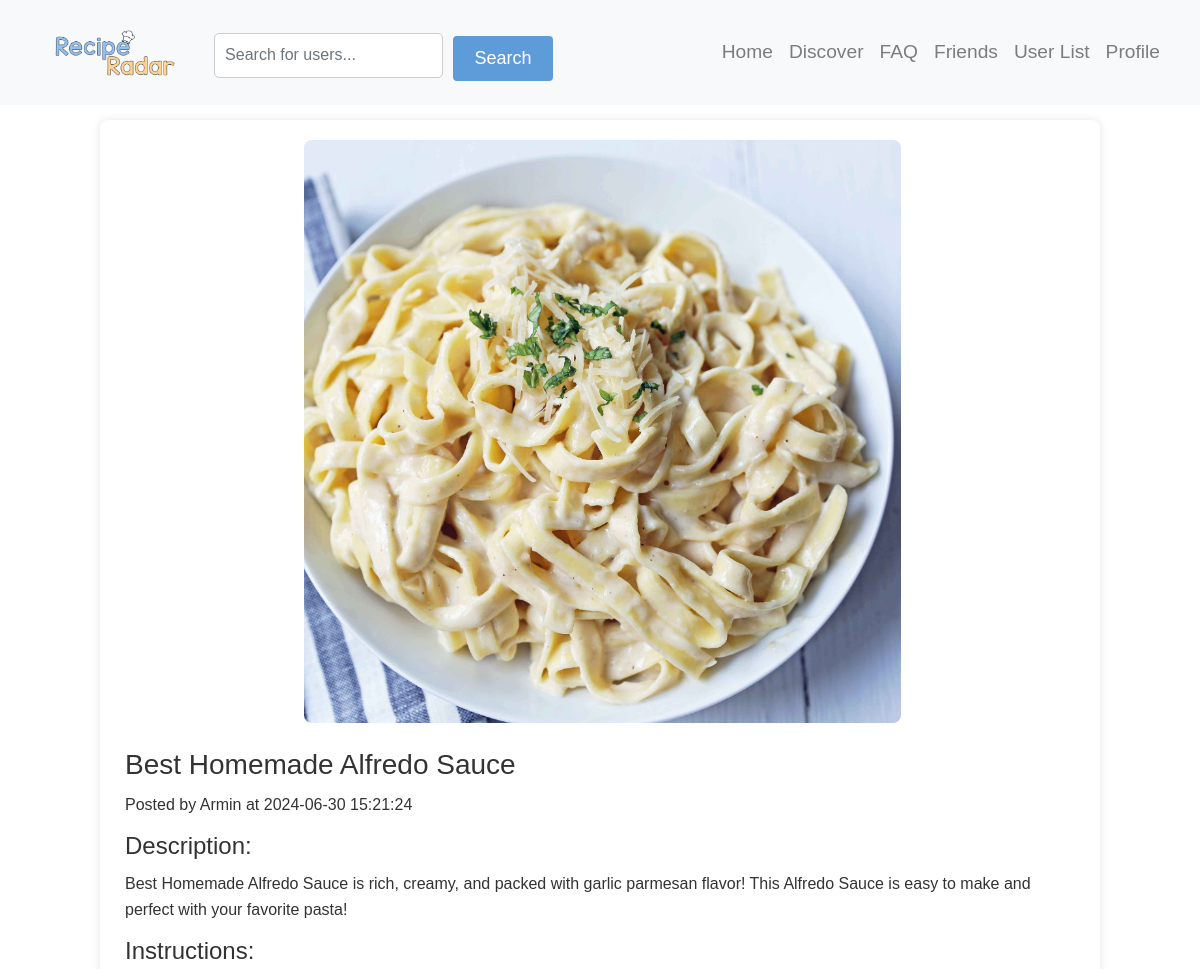
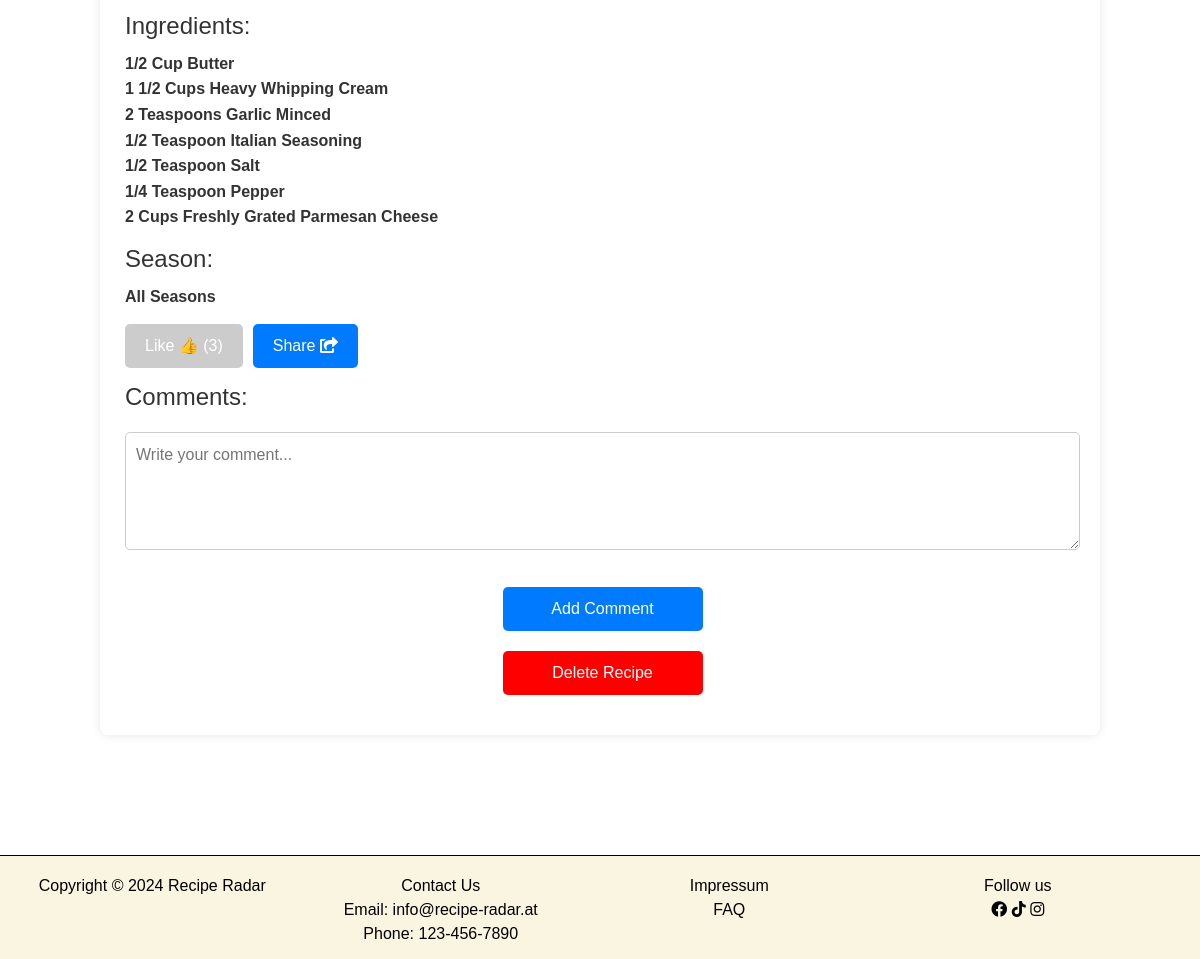
Page /recipe_detail.php?postID=31 (signed in) on the committed database (2 pictures, top to bottom).
### tables this page shows
CREATE TABLE `posts` (
  `postID` int(20) NOT NULL,
  `authorID` int(20) NOT NULL,
  `category` varchar(60) NOT NULL,
  `title` varchar(255) NOT NULL,
  `content` text DEFAULT NULL,
  `instructions` text DEFAULT NULL,
  `season` varchar(50) NOT NULL DEFAULT 'All Seasons',
  `ingredients` text DEFAULT NULL,
  `picPath` varchar(50) DEFAULT NULL,
  `postDate` timestamp NULL DEFAULT current_timestamp()
);

CREATE TABLE `users` (
  `userID` int(20) NOT NULL,
  `type` text NOT NULL DEFAULT 'normal',
  `salutation` varchar(50) DEFAULT NULL,
  `firstName` varchar(50) NOT NULL,
  `middleName` varchar(50) DEFAULT NULL,
  `lastName` varchar(50) NOT NULL,
  `userName` varchar(30) NOT NULL,
  `email` varchar(100) NOT NULL,
  `password` varchar(255) NOT NULL,
  `birthDate` date NOT NULL,
  `profilePicture` varchar(255) DEFAULT NULL
);

### recipe_detail.php (the view, shortened to what this page needs)
<?php
include('config/db_connect.php');
?>
<!DOCTYPE html>
<html>
<head>
    <?php include('components/head.php'); ?>
</head>
<body>
    <?php include('components/navigation.php'); ?>
    <main>
        <div class="profile-row">
            <div class="container">
                <section>
                    <?php
                    if (isset($_GET['postID'])) {
                        $postID = $_GET['postID'];
                        $sql = "SELECT posts.*, users.firstname,
                                (SELECT COUNT(*) FROM likes WHERE likes.postID = posts.postID) as likeCount,
                                (SELECT COUNT(*) FROM likes WHERE likes.postID = posts.postID AND likes.userID = {$_SESSION['currentSession']['userID']}) as userLiked
                                FROM posts
                                INNER JOIN users ON posts.authorID = users.userID
                                WHERE postID = $postID";
                        $result = $conn->query($sql);
                        if ($result->num_rows > 0) {
                            $row = $result->fetch_assoc();
                            $title = $row["title"];
                            $authorFirstName = $row["firstname"];
                            $postDate = $row["postDate"];
                            $content = $row["content"];
                            $ingredients = nl2br($row["ingredients"]);
                            $picPath = str_replace('../', '', $row["picPath"]);
                            $season = $row["season"];
                            $likeCount = $row["likeCount"];
                            $userLiked = $row["userLiked"];
                            echo '<div class="recipe-detail">';
                            if (!empty($picPath)) {
                                echo '<img src="' . $picPath . '" class="recipe-image" alt="Recipe Picture">';
                            }
                            echo '<h2>' . $title . '</h2>';
                            echo '<p>Posted by ' . $authorFirstName . ' at ' . $postDate . '</p>';
                            echo '<h3>Description:</h3>';
                            echo '<p>' . $content . '</p>';
                            echo '<h3>Instructions:</h3>';
                            echo '<h3>Ingredients:</h3>';
                            echo '<p class="ingredients">' . $ingredients . '</p>';
                            echo '<h3>Season:</h3>';
                            echo '<p class="season">' . $season . '</p>';
                            echo '<button id="like-button" class="like-button ' . ($userLiked ? 'liked' : '') . '">Like ' . ($userLiked ? '👍' : '👍') . ' (' . $likeCount . ')</button>';
                            echo '<button id="share-button" class="share-button">Share ';
                            echo '<i class="fas fa-share-square"></i>';
                            echo '</button>';
                            echo '<div id="comments-section">';
                            echo '<h3>Comments:</h3>';
                            if (isset($_SESSION['currentSession']['userName'])) {
                                echo '<form id="comment-form">';
                                echo '<textarea id="comment-content" name="content" rows="4" placeholder="Write your comment..." required></textarea><br>';
                                echo '<button type="submit" class="delete-button">Add Comment</button>';
                                echo '</form>';
                            } else {
                                echo '<p><a href="login.php">Log in</a> to add comments.</p>';
                            }
                            echo '</div>';
                            if (isset($_SESSION['currentSession']['userName']) && ($_SESSION['currentSession']['userName'] === 'admin' || $_SESSION['currentSession']['userID'] == $row['authorID'])) {
                                echo '<form action="services/delete_recipe_service.php" method="POST" onsubmit="return confirm(\'Are you sure you want to delete this recipe?\');">';
                                echo '<button type="submit" class="delete-button">Delete Recipe</button>';
                                echo '</form>';
                            }
                            echo '</div>';
                        } else {
                            echo "Recipe not found.";
                        }
                    } else {
                        echo "PostID parameter not provided.";
                    }
                    ?>
                </section>
            </div>
        </div>
        <?php include('components/footer.php'); ?>
    </main>
</body>
</html>

### resources/css/style.css (style rules this page uses)
body { margin: 0; padding: 0; }
.container { max-width: 1000px; margin: 0 auto; padding: 20px; background-color: #fff; border-radius: 5px; box-shadow: 0 2px 5px rgba(0, 0, 0, 0.1); }
form { margin-top: 20px; }
input[type="text"], textarea { width: 100%; padding: 10px; margin-bottom: 15px; border: 1px solid #ccc; border-radius: 5px; box-sizing: border-box; }
body { margin: 0; font-family: 'Segoe UI', Tahoma, Geneva, Verdana, sans-serif; background-color: white; height: 100vh; }

### resources/css/recipe_detail.css (style rules this page uses)
body { background-image: url('../../pictures/bg-2.jpeg'); background-size: cover; font-family: Arial, sans-serif; color: #333; margin: 0; padding: 0; }
.profile-row { max-width: 1400px; margin: 120px auto; padding: 0 20px; }
.container { margin: 10px auto; background-color: #fff; border-radius: 8px; box-shadow: 0 0 10px rgba(0, 0, 0, 0.1); padding: 20px; }
.recipe-detail { margin-bottom: 20px; }
.recipe-image { max-width: 100%; height: auto; border-radius: 8px; margin-bottom: 10px; display: block; margin-left: auto; margin-right: auto; }
.recipe-detail h2 { font-size: 28px; margin-bottom: 10px; margin-top: 25px; color: #333; }
.recipe-detail h3 { font-size: 24px; margin-bottom: 10px; margin-top: 15px; color: #333; }
.recipe-detail p { font-size: 16px; line-height: 1.6; color: #333; margin-bottom: 15px; }
.recipe-detail p.ingredients { font-weight: 600; }
.recipe-detail p.season { font-weight: 600; }
.delete-button { display: block; width: 100%; max-width: 200px; margin: 20px auto; padding: 10px 20px; background-color: #ff0000; color: #fff; border: none; border-radius: 5px; font-size: 16px; cursor: pointer; text-align: center; }
.like-button { display: inline-block; padding: 10px 20px; background-color: #ccc; color: #fff; border: none; border-radius: 5px; font-size: 16px; cursor: pointer; }

### recipe_detail.php (style rules this page uses)
body { background-image: url('pictures/bg-2.jpeg'); background-size: cover; font-family: Arial, sans-serif; color: #333; margin: 0; padding: 0; }
.profile-row { max-width: 1400px; margin: 120px auto; padding: 0 20px; }
.container { margin: 10px auto; background-color: #fff; border-radius: 8px; box-shadow: 0 0 10px rgba(0, 0, 0, 0.1); padding: 20px; }
.recipe-detail { margin-left: 5px; margin-bottom: 20px; }
.recipe-image { max-width: 100%; height: auto; border-radius: 8px; margin-bottom: 10px; display: block; margin-left: auto; margin-right: auto; }
.recipe-detail h2 { font-size: 28px; margin-bottom: 10px; margin-top: 25px; color: #333; }
.recipe-detail h3 { font-size: 24px; margin-bottom: 10px; margin-top: 15px; color: #333; }
.recipe-detail p { font-size: 16px; line-height: 1.6; color: #333; }
.recipe-detail p.ingredients { font-weight: 600; color: #333; margin-bottom: 15px; }
.recipe-detail p.season { font-weight: 600; color: #333; margin-bottom: 15px; }
.delete-button { display: block; width: 100%; max-width: 200px; margin: 20px auto; padding: 10px 20px; background-color: #ff0000; color: #fff; border: none; border-radius: 5px; font-size: 16px; cursor: pointer; }
.like-button { display: inline-block; padding: 10px 20px; background-color: #ccc; color: #fff; border: none; border-radius: 5px; font-size: 16px; cursor: pointer; }
.share-button { display: inline-block; padding: 10px 20px; background-color: #007bff; color: #fff; border: none; border-radius: 5px; font-size: 16px; cursor: pointer; margin-right: 10px; margin-left: 10px; }
#comment-content { width: 100%; padding: 10px; border: 1px solid #ccc; border-radius: 5px; margin-bottom: 10px; box-sizing: border-box; resize: vertical; }
#comment-form button { padding: 10px 20px; background-color: #007bff; color: #fff; border: none; border-radius: 5px; font-size: 16px; cursor: pointer; }

### rows in the picture
posts: picPath (picture), title "Best Homemade Alfredo Sauce", authorID.firstName "Armin", postDate "2024-06-30 15:21:24", content "Best Homemade Alfredo Sauce is rich, creamy, and packed with garlic parmesan flavor! This Alfredo Sauce is easy to make and perfect with your favorite pasta!", ingredients "1/2 Cup Butter 1 1/2 Cups Heavy Whipping Cream 2 Teaspoons Garlic Minced 1/2 Teaspoon Italian Seasoning 1/2 Teaspoon Salt 1/4 Teaspoon Pepper 2 Cups Freshly Grated Parmesan Cheese", season "All Seasons"

### other values in the picture
$likeCount "3"
